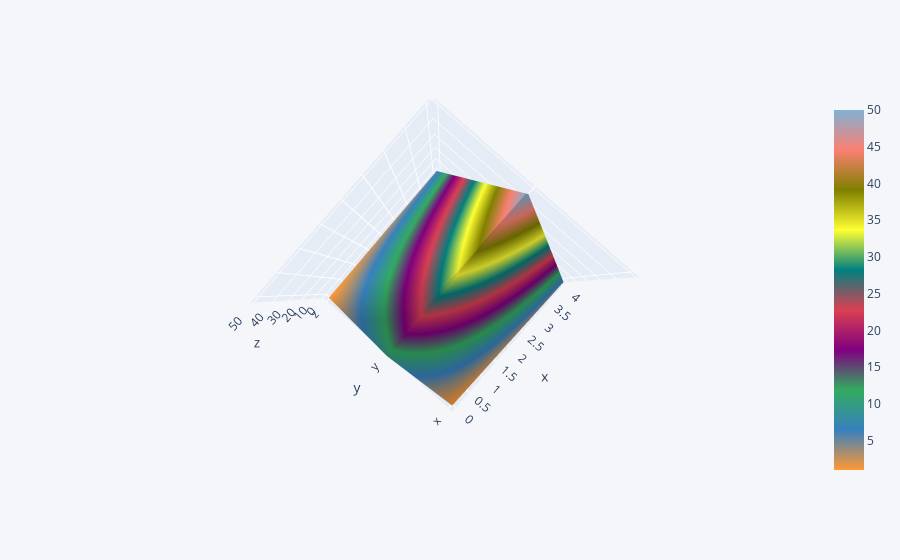

This figure's notebook cell:
### Code cell
df3.iplot(kind='surface')

### Figure 1 — Plotly figure (JSON) as saved in the notebook; plotly's stock layout.template omitted (floating-point values rounded to 4 significant figures)
{"data": [{"colorscale": [[0, "rgb(255, 153, 51)"], [0.1111, "rgb(55, 128, 191)"], [0.2222, "rgb(50, 171, 96)"], [0.3333, "rgb(128, 0, 128)"], [0.4444, "rgb(219, 64, 82)"], [0.5556, "rgb(0, 128, 128)"], [0.6667, "rgb(255, 255, 51)"], [0.7778, "rgb(128, 128, 0)"], [0.8889, "rgb(251, 128, 114)"], [1, "rgb(128, 177, 211)"]], "type": "surface", "x": [0, 1, 2, 3, 4], "y": ["x", "y", "z"], "z": [[1, 2, 3, 4, 5], [10, 20, 30, 40, 50], [1, 2, 3, 4, 5]]}], "layout": {"autosize": true, "legend": {"bgcolor": "#F5F6F9", "font": {"color": "#4D5663"}}, "paper_bgcolor": "#F5F6F9", "plot_bgcolor": "#F5F6F9", "scene": {"aspectmode": "auto", "aspectratio": {"x": 1, "y": 1, "z": 1}, "camera": {"center": {"x": 0, "y": 0, "z": 0}, "eye": {"x": -9.975e-17, "y": -8.732e-17, "z": 2.165}, "projection": {"type": "perspective"}, "up": {"x": 0, "y": 0, "z": 1}}}, "title": {"font": {"color": "#4D5663"}}, "xaxis": {"gridcolor": "#E1E5ED", "showgrid": true, "tickfont": {"color": "#4D5663"}, "title": {"font": {"color": "#4D5663"}, "text": ""}, "zerolinecolor": "#E1E5ED"}, "yaxis": {"gridcolor": "#E1E5ED", "showgrid": true, "tickfont": {"color": "#4D5663"}, "title": {"font": {"color": "#4D5663"}, "text": ""}, "zerolinecolor": "#E1E5ED"}}}
